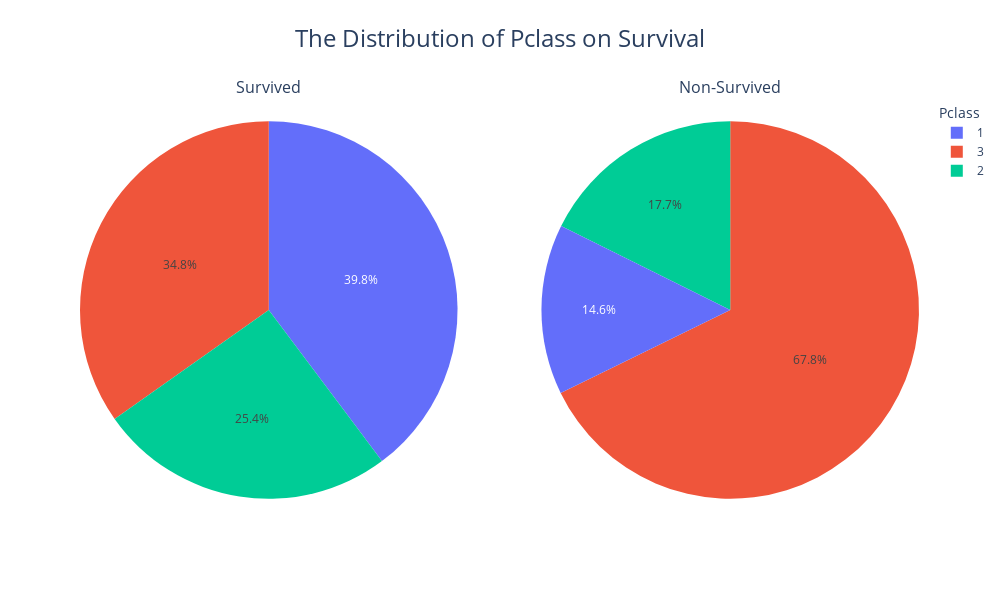

The notebook cell saved with this chart:
### Code cell
categorical_VIS(data_best_df, "Pclass")

### Figure 1 — Plotly figure (JSON) as saved in the notebook; plotly's stock layout.template omitted (floating-point values rounded to 4 significant figures)
{"data": [{"domain": {"x": [0, 0.45], "y": [0, 1]}, "labels": [1, 3, 2], "showlegend": true, "type": "pie", "values": [136, 119, 87]}, {"domain": {"x": [0.55, 1], "y": [0, 1]}, "labels": [3, 2, 1], "showlegend": true, "type": "pie", "values": [372, 97, 80]}], "layout": {"annotations": [{"font": {"size": 16}, "showarrow": false, "text": "Survived", "x": 0.225, "xanchor": "center", "xref": "paper", "y": 1, "yanchor": "bottom", "yref": "paper"}, {"font": {"size": 16}, "showarrow": false, "text": "Non-Survived", "x": 0.775, "xanchor": "center", "xref": "paper", "y": 1, "yanchor": "bottom", "yref": "paper"}], "height": 600, "legend": {"title": {"text": "Pclass"}}, "title": {"font": {"size": 24}, "text": "The Distribution of Pclass on Survival", "x": 0.5, "xanchor": "center", "y": 0.95, "yanchor": "top"}, "width": 1000, "xaxis": {"type": "category"}}}
